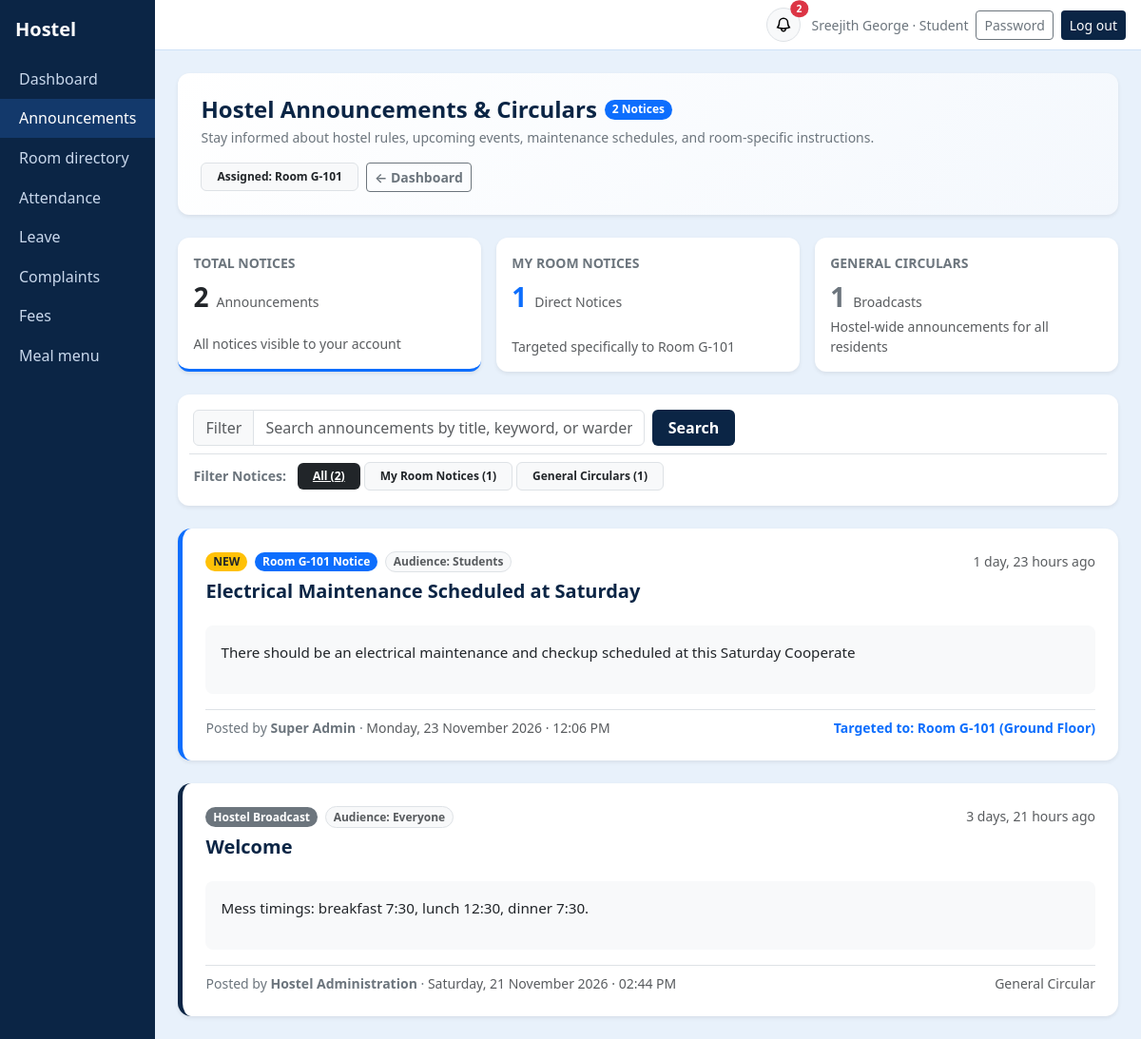
The app's page /me/announcements/ (signed in), older data.
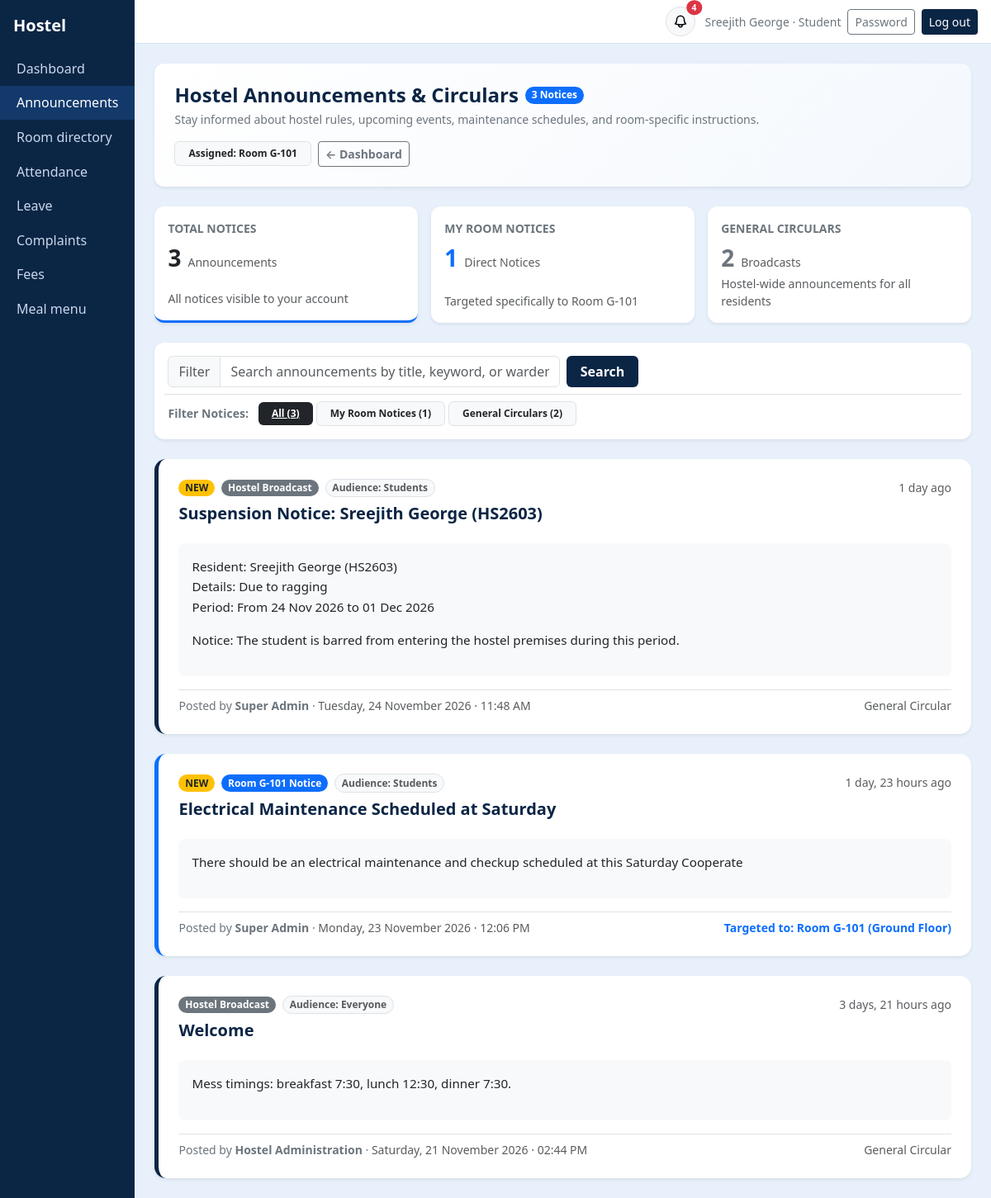
The same page, newer data.
### core/models.py (models this page shows, shortened)
class Announcement(models.Model):
    AUDIENCE = [("all", "Everyone"), ("student", "Students"), ("parent", "Parents")]
    title = models.CharField(max_length=150)
    body = models.TextField()
    audience = models.CharField(max_length=10, choices=AUDIENCE, default="all")
    room = models.ForeignKey("Room", null=True, blank=True, on_delete=models.CASCADE, related_name="announcements")
    student = models.ForeignKey("Student", null=True, blank=True, on_delete=models.CASCADE, related_name="announcements")
    created_by = models.ForeignKey(User, null=True, blank=True, on_delete=models.SET_NULL, related_name="+")
    created_at = models.DateTimeField(auto_now_add=True)
    class Meta:
        ordering = ["-created_at"]

class Room(models.Model):
    block = models.CharField(max_length=20, default="A")
    number = models.CharField(max_length=20)
    capacity = models.PositiveSmallIntegerField(default=2)
    is_blacklisted = models.BooleanField("Blacklisted", default=False)
    blacklist_reason = models.CharField("Blacklist cause", max_length=150, blank=True)
    class Meta:
        unique_together = ("block", "number")
        ordering = ["block", "number"]
    def __str__(self):
        if self.number and self.block:
            b = str(self.block).strip()
            num = str(self.number).strip()
            if num.lower().startswith(f"{b.lower()}-"):
                return f"{b}-{num[len(b)+1:].strip()}"
            if num.lower().startswith(b.lower()) and len(num) > len(b) and num[len(b):][0].isdigit():
                return f"{b}-{num[len(b):].strip()}"
            return f"{b}-{num}"
        return self.number or ""
    @property
    def floor_name(self):
        b = str(self.block or "").strip().upper()
        mapping = {
            "G": "Ground Floor",
            "F": "First Floor",
            "S": "Second Floor",
            "T": "Third Floor",
            "B": "Basement",
            "0": "Ground Floor",
            "1": "First Floor",
            "2": "Second Floor",
            "3": "Third Floor",
            "4": "Fourth Floor",
            "5": "Fifth Floor",
        }
        return mapping.get(b, f"Floor {b}" if b else "Floor")

class User(AbstractUser):
    ROLES = [("admin", "Super Admin"), ("warden", "Warden"), ("student", "Student"), ("parent", "Parent")]
    role = models.CharField(max_length=10, choices=ROLES, default="student")
    phone = models.CharField(max_length=20, blank=True)
    must_change_password = models.BooleanField(default=False)
    @property
    def display_name(self):
        return self.get_full_name() or self.username

### core/views.py (the view, shortened to what this page needs)
# urls.py: path("me/announcements/", v.my_announcements, name="my_announcements"),
@login_required
def my_announcements(request):
    from datetime import datetime, timezone
    u = request.user
    q = request.GET.get("q", "").strip()
    filter_type = request.GET.get("type", "all").strip()
    if u.role == "student":
        s = getattr(u, "student", None)
        room = s.room if s else None
        aud = ["all", "student"]
        if room:
            base_qs = m.Announcement.objects.filter(
                Q(room=room, audience__in=aud) | Q(room__isnull=True, audience__in=aud)
            )
        else:
            base_qs = m.Announcement.objects.filter(room__isnull=True, audience__in=aud)
        room_label = f"Room {room}" if room else "Unassigned"
    else:
        base_qs = m.Announcement.objects.all()
        room_label = "All Rooms"
    all_notices = list(base_qs.select_related("room", "created_by").order_by("-created_at"))
    room_notices = [a for a in all_notices if a.room]
    general_notices = [a for a in all_notices if not a.room]
    notices = all_notices
    if filter_type == "room":
        notices = room_notices
    elif filter_type == "general":
        notices = general_notices
    now = datetime.now(timezone.utc)
    for a in notices:
        diff_hours = (now - a.created_at).total_seconds() / 3600
        a.is_recent = diff_hours <= 48
    return show(
        request,
        "my_announcements",
        title="Hostel Announcements & Circulars",
        notices=notices,
        total_count=len(all_notices),
        room_count=len(room_notices),
        general_count=len(general_notices),
        filter_type=filter_type,
        q=q,
        room_label=room_label,
    )

### core/models.py (called while the page is built)
    @property
    def room(self):
        a = self.allocations.filter(end_date__isnull=True).select_related("room").first()
        return a.room if a else None

### core/views.py (called while the page is built)
def show(request, template, **ctx):
    return render(request, f"core/{template}.html", ctx)

### core/templates/core/my_announcements.html (shortened to what the changed rows need)
{% extends "core/base.html" %}{% block content %}
<div class="card p-4 mb-4 bg-white border-0 shadow-sm" style="background: linear-gradient(135deg, #ffffff 0%, #f4f8fd 100%);">
  <div class="d-flex flex-wrap justify-content-between align-items-center gap-3">
    <div>
      <div class="d-flex align-items-center gap-2 mb-1">
        <h4 class="mb-0 fw-bold" style="color:var(--navy);">Hostel Announcements & Circulars</h4>
        <span class="badge text-bg-primary rounded-pill">{{ total_count }} Notice{{ total_count|pluralize }}</span>
      </div>
    </div>
  </div>
</div>
<div class="row g-3 mb-4">
  <div class="col-12 col-md-4">
    <a href="?type=all{% if q %}&q={{ q }}{% endif %}" class="card p-3 h-100 bg-white border-0 shadow-sm text-decoration-none {% if filter_type == 'all' or not filter_type %}border-bottom border-3 border-primary{% endif %}">
      <div class="d-flex align-items-baseline gap-2">
        <span class="fs-3 fw-bold text-dark">{{ total_count }}</span>
        <span class="text-muted small">Announcements</span>
      </div>
    </a>
  </div>
  <div class="col-12 col-md-4">
    <a href="?type=general{% if q %}&q={{ q }}{% endif %}" class="card p-3 h-100 bg-white border-0 shadow-sm text-decoration-none {% if filter_type == 'general' %}border-bottom border-3 border-primary{% endif %}">
      <div class="d-flex align-items-baseline gap-2">
        <span class="fs-3 fw-bold text-secondary">{{ general_count }}</span>
        <span class="text-muted small">Broadcasts</span>
      </div>
    </a>
  </div>
</div>
<div class="card p-3 mb-4 bg-white border-0 shadow-sm">
  <form method="get" action="{% url 'my_announcements' %}" class="row g-2 align-items-center">
    <div class="col-12 mt-2 pt-2 border-top d-flex flex-wrap align-items-center gap-1">
      <span class="text-secondary small fw-semibold me-2">Filter Notices:</span>
      <a href="?type=all{% if q %}&q={{ q }}{% endif %}"
         class="badge {% if filter_type == 'all' or not filter_type %}text-bg-dark{% else %}text-bg-light border text-dark text-decoration-none{% endif %} py-2 px-3">
        All ({{ total_count }})
      </a>
      <a href="?type=room{% if q %}&q={{ q }}{% endif %}"
         class="badge {% if filter_type == 'room' %}text-bg-primary{% else %}text-bg-light border text-dark text-decoration-none{% endif %} py-2 px-3">
        My Room Notices ({{ room_count }})
      </a>
      <a href="?type=general{% if q %}&q={{ q }}{% endif %}"
         class="badge {% if filter_type == 'general' %}text-bg-secondary{% else %}text-bg-light border text-dark text-decoration-none{% endif %} py-2 px-3">
        General Circulars ({{ general_count }})
      </a>
    </div>
  </form>
</div>
<div class="row g-4">
  {% for a in notices %}
    <div class="col-12">
      <div class="card border-0 shadow-sm p-4 bg-white position-relative" style="border-radius: 14px; border-left: 5px solid {% if a.room %}var(--bs-primary){% else %}var(--navy){% endif %} !important;">
        <div class="d-flex flex-wrap justify-content-between align-items-start gap-2 mb-2">
          <div>
            <div class="d-flex flex-wrap align-items-center gap-2 mb-2">
              {% if a.is_recent %}
                <span class="badge text-bg-warning text-dark rounded-pill fw-semibold">NEW</span>
              {% endif %}
              {% if a.room %}
                <span class="badge text-bg-primary rounded-pill fw-semibold">Room {{ a.room }} Notice</span>
              {% else %}
                <span class="badge text-bg-secondary rounded-pill fw-semibold">Hostel Broadcast</span>
              {% endif %}
              <span class="badge text-bg-light border text-muted rounded-pill" style="font-size:0.75rem;">
                Audience: {{ a.get_audience_display }}
              </span>
            </div>
            <h5 class="mb-0 fw-bold" style="color:var(--navy);">
              {{ a.title }}
            </h5>
          </div>
          <div class="text-muted small">
            {{ a.created_at|timesince }} ago
          </div>
        </div>
        <div class="p-3 my-3 bg-light rounded-3 text-dark small" style="line-height: 1.6; font-size: 0.95rem;">
          {{ a.body|linebreaks }}
        </div>
        <div class="d-flex flex-wrap justify-content-between align-items-center pt-2 border-top gap-2">
          <div class="small text-secondary">
            Posted by <b>{{ a.created_by.display_name|default:"Hostel Administration" }}</b>
            · <span class="text-muted">{{ a.created_at|date:"l, d F Y · h:i A" }}</span>
          </div>
          {% if a.room %}
            <div class="small text-primary fw-semibold">
              Targeted to: Room {{ a.room }} ({{ a.room.floor_name }})
            </div>
          {% else %}
            <div class="small text-muted">
              General Circular
            </div>
          {% endif %}
        </div>
      </div>
    </div>
  {% endfor %}
</div>
{% endblock %}

### core/templates/core/base.html (shortened to what this page needs)
{% load static %}<!doctype html>
<html lang="en"><head><meta charset="utf-8"><meta name="viewport" content="width=device-width, initial-scale=1">
<link href="https://cdn.jsdelivr.net/npm/bootstrap@5.3.3/dist/css/bootstrap.min.css" rel="stylesheet">
</head><body>
{% if user.is_authenticated and not hide_nav %}
<div class="d-flex">
 <nav class="sidebar py-3" id="sb"><div class="px-3 pb-3 text-white fs-5 fw-semibold">Hostel</div>
  {% for name, label in nav_items %}<a href="{% url name %}" {% if request.resolver_match.url_name == name or name == 'attendance' and request.resolver_match.url_name == 'attendance_history' or name == 'rooms' and request.resolver_match.url_name == 'room_detail' or name == 'students' and request.resolver_match.url_name == 'student_detail' %}class="active"{% endif %}>{{ label }}</a>{% endfor %}
 </nav>
 <div class="flex-grow-1">
  <div class="topbar d-flex align-items-center justify-content-between px-3 py-2">
   <div class="ms-auto d-flex align-items-center gap-2">
     <div class="dropdown me-1">
       <button class="btn btn-sm btn-light border position-relative rounded-circle p-2 d-flex align-items-center justify-content-center" style="width:36px; height:36px;" type="button" id="notifDropdown" data-bs-toggle="dropdown" aria-expanded="false" title="Notifications">
         {% if unread_notifs_count > 0 %}
           <span class="position-absolute top-0 start-100 translate-middle badge rounded-pill bg-danger" style="font-size: 0.65rem;">
             {{ unread_notifs_count }}
           </span>
         {% endif %}
       </button>
     </div>
     <span class="text-secondary small d-none d-sm-inline">{{ user.display_name }} · {{ user.get_role_display }}</span>
     <a class="btn btn-sm btn-outline-secondary" href="{% url 'password' %}">Password</a>
     <form method="post" action="{% url 'logout' %}" class="d-inline">{% csrf_token %}<button class="btn btn-sm btn-navy">Log out</button></form>
   </div>
  </div>
  <main class="p-3 p-md-4">
{% else %}<main class="container py-4">{% endif %}
  {% block content %}{% endblock %}
 </main>
{% if user.is_authenticated and not hide_nav %}</div></div>{% endif %}
</body></html>

Row changes from the older to the newer data that the page shows:
added Announcement: shows "NEW", shows "Hostel Broadcast", audience "Students", title "Suspension Notice: Sreejith George (HS2603)", created_at "1 day", body "Resident: Sreejith George (HS2603) Details: Due to ragging Period: From 24 Nov 2026 to 01 Dec 2026 Notice: The student is barred from entering the hostel premises during this period.", created_by.display_name "Super Admin", created_at "Tuesday, 24 November 2026 · 11:48 AM", shows "General Circular"
Text that changed along with them:
{{ unread_notifs_count }}: "2" → "4"
{{ total_count }}: "2" → "3"
{{ general_count }}: "1" → "2"
